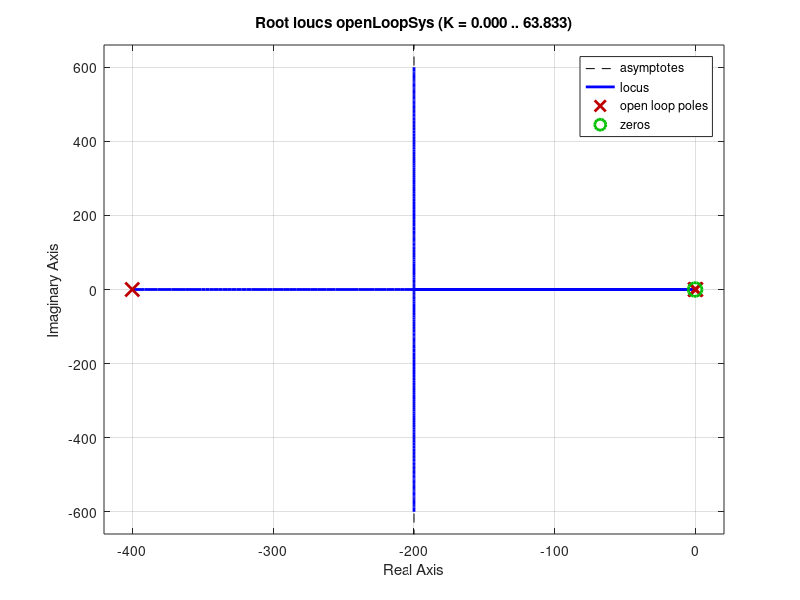
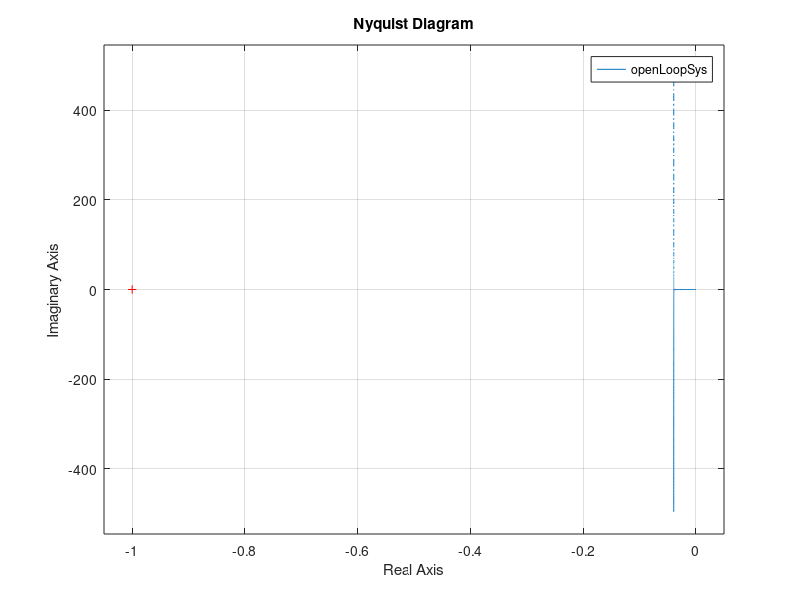
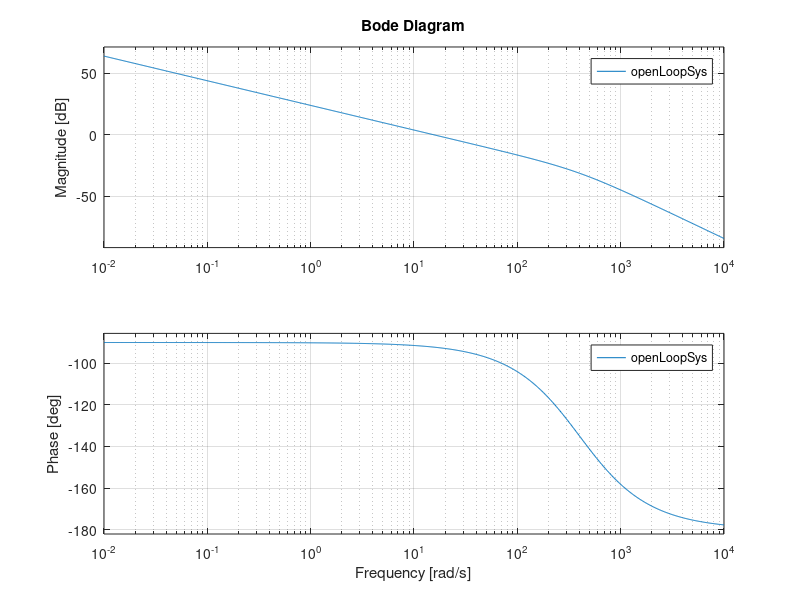

Reproduce these figures in MATLAB, in order.
motor1 = tf([30], [1.915 1]);

Ts = 1/200;

Ti = 1.915;

ZOH = tf([1], [Ts/2 1]);

motor1_sampled = ZOH * motor1;

PI_controller = tf([Ti 1], [Ti 0]);

openLoopSys = PI_controller * motor1_sampled;

figure;
rlocus(openLoopSys);
figure;
nyquist(openLoopSys);
figure;
bode(openLoopSys);
